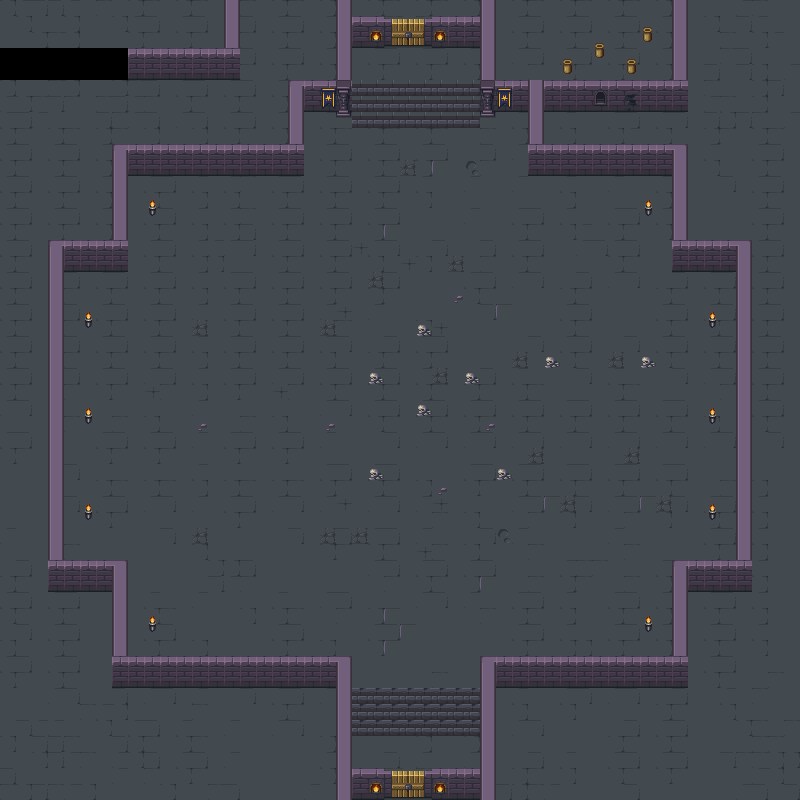

The image is a tile-based game level rendered from a .tmx file. Its description and source (layers, tilesets, objects; grid data summarised) follow:
An orthogonal 50x50 tile map with 16x16 px tiles, 4 tile layers (Warstwa Kafelków 1, Warstwa Kafelków 2, Warstwa Kafelków 3, Warstwa Kafelków 4), 2 tilesets.

<map version="1.10" tiledversion="1.10.2" orientation="orthogonal" renderorder="right-up" width="50" height="50" tilewidth="16" tileheight="16" infinite="0" nextlayerid="6" nextobjectid="1">
 <tileset firstgid="1" source="../tilesets/jungle_terrain/tf_jungle_tileset.tsx" />
 <tileset firstgid="463" source="../tilesets/dungeon_terrain/dungeon_tileset.tsx" />
 <layer id="1" name="Warstwa Kafelków 1" width="50" height="50">
  <data>[2500 cells, 2433 non-empty, 23 distinct tile ids]</data>
 </layer>
 <layer id="2" name="Warstwa Kafelków 2" width="50" height="50">
  <data>[2500 cells, 84 non-empty, 13 distinct tile ids]</data>
 </layer>
 <layer id="3" name="Warstwa Kafelków 3" width="50" height="50">
  <data>[2500 cells, 74 non-empty, 10 distinct tile ids]</data>
 </layer>
 <layer id="5" name="Warstwa Kafelków 4" width="50" height="50">
  <data>[2500 cells, 5 non-empty, 2 distinct tile ids]</data>
 </layer>
</map>
